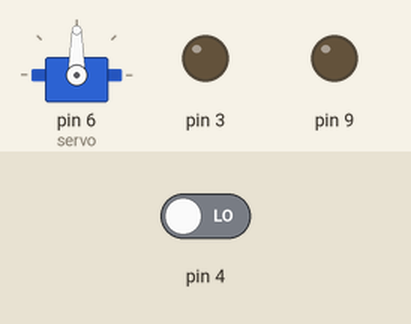
Bench run of a sketch on a simulated Arduino Uno, built with avr-gcc and run on an emulated ATmega328P. Shown: servo, output pins drawn as LEDs (lit = HIGH). The test bench sets the inputs (shaded band); at power-on: pin 4 LOW.

Above: at 1.2 s.
1.3 s: pin 4 driven HIGH
At 1.8 s:
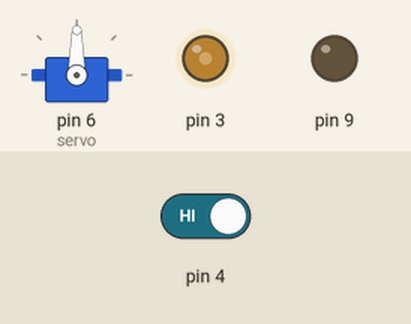
Timing chart, 0 to 4.3 s (numbered marks = the images above; inputs shaded):
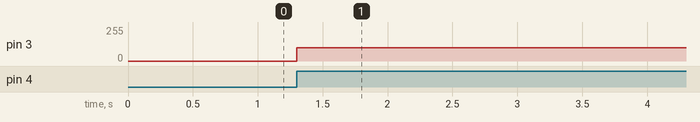

Measured:
- after the input at 1.3 s, pin 3: 0/255 → 100/255 at once

The sketch:

omfg.ino
```cpp
#include <Servo.h>
Servo servo;


void setup() {
  pinMode (9, OUTPUT);
  pinMode (4, INPUT);
  servo.attach (6);

}

void loop() {
  if (digitalRead (4) == HIGH) {
  analogWrite (3, 100);
  }
  if (digitalRead (4) == LOW) {
    analogWrite (3, 0);
  }
}
```
